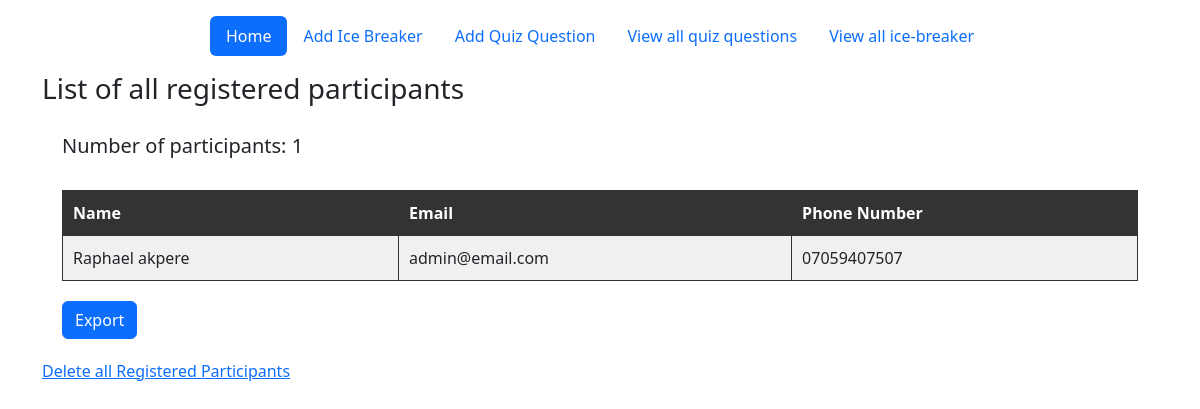
/admin, run on an earlier commit of the app's database.
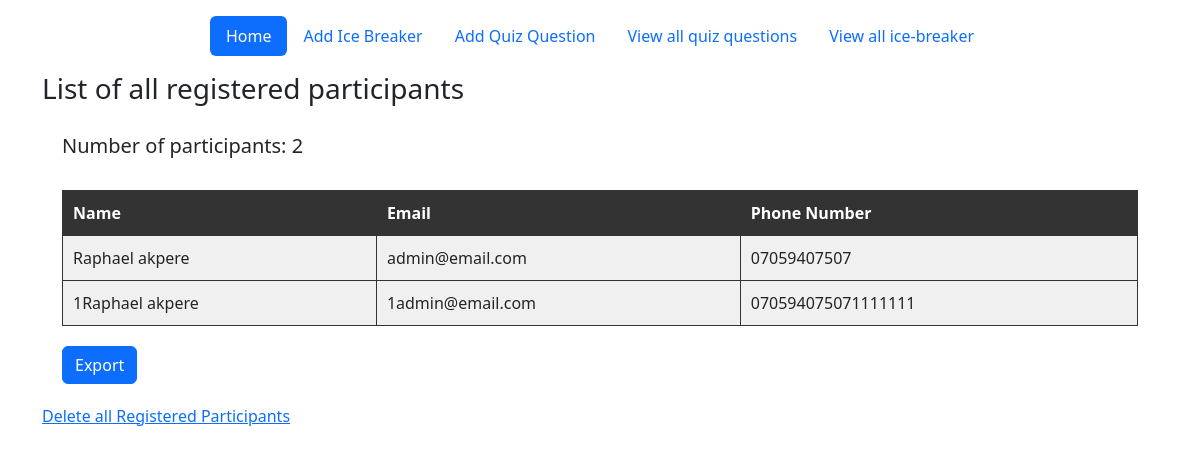
And on a later commit of the database.
### main.py (models this page shows)
class Users(db.Model):
    __tablename__ = "users"
    id = db.Column(db.Integer, primary_key=True)
    full_name = db.Column(db.String(255), nullable=False)
    email = db.Column(db.String(255), nullable=False)
    phone_number = db.Column(db.String(255), nullable=False)

### main.py (the view, shortened to what this page needs)
@app.route("/admin", methods=["POST", "GET"])
def admin():
    users = db.session.execute(db.Select(Users)).scalars().all()
    number_of_users = len(users)
    export = Export()
    delete = DeleteAllQuestion()
    name = []
    email = []
    phone_number = []
    if delete.validate_on_submit():
        db.session.query(Users).delete()
        db.session.commit()
        return redirect(url_for("admin"))
    return render_template("admin.html", users=users, number_of_users=number_of_users, export=export, delete=delete)

### forms.py
class Export(FlaskForm):
    export = SubmitField("Export")

class DeleteAllQuestion(FlaskForm):
    delete = SubmitField("Delete all Question")

### templates/admin.html (shortened to what this page needs)
{% from "bootstrap5/form.html" import render_form %}
{% include "header2.html" %}
</head>
<body>
<div class="container"><h3>
    List of all registered participants
    </h3>
    <div class="transactions">
        <h5>Number of participants: {{number_of_users}}</h5>
        <table id="data-table">
            <thead>
            <tr>
                <th>Name</th>
                <th>Email</th>
                <th>Phone Number</th>
            </tr>
            </thead>
    {% for user in users:%}
            <tbody>
            <tr>
                <td>{{user.full_name}}</td> <span class="span"></span>
                <td>{{user.email}}</td> <span class="span"></span>
                <td>{{user.phone_number}}</td> <span class="span"></span>
            </tr>
            </tbody>
            {% endfor %}
        </table>
        {{render_form(export)}}
    </div>
    <div>
        <a href="{{url_for('delete_all_users')}}">Delete all Registered Participants</a>
    </div>
</div>
</body>
</html>

### templates/header2.html (shortened to what this page needs)
<!DOCTYPE html>
<html lang="en">
<head>
    <link href="https://cdn.jsdelivr.net/npm/bootstrap@5.3.0-alpha2/dist/css/bootstrap.min.css" rel="stylesheet"
>
</head>
<body>
<div class="container">
    <header class="d-flex justify-content-center py-3">
      <ul class="nav nav-pills">
        <li class="nav-item"><a href="{{url_for('admin')}}" class="nav-link active" aria-current="page">Home</a></li>
        <li class="nav-item"><a href="{{url_for('add_icebreaker')}}" class="nav-link">Add Ice Breaker</a></li>
        <li class="nav-item"><a href="{{url_for('add_question')}}" class="nav-link">Add Quiz Question</a></li>
        <li class="nav-item"><a href="{{url_for('view_quiz_question')}}" class="nav-link">View all quiz questions</a></li>
        <li class="nav-item"><a href="{{url_for('view_ice_breaker')}}" class="nav-link">View all ice-breaker</a></li>
      </ul>
    </header>
  </div>
</body>
</html>

### templates/header2.html (style rules this page uses)
.transactions { padding: 20px; }
.account, .transactions table { border: 1px solid #ccc; background-color: #fff; padding: 10px; margin-bottom: 20px; }
.span { padding: 10px; }
table { width: 100%; border-collapse: collapse; border: 2px solid #333; }
th, td { padding: 10px; border: 1px solid #333; }
th { background-color: #333; color: #fff; }
td { background-color: #f0f0f0; }
tr:nth-child(odd) { background-color: #e0e0e0; }

What changed in the data, as far as the page shows it:
added Users: full_name "1Raphael akpere", email "1admin@email.com", phone_number "070594075071111111"
Also different on the page:
{{ number_of_users }}: "1" → "2"
